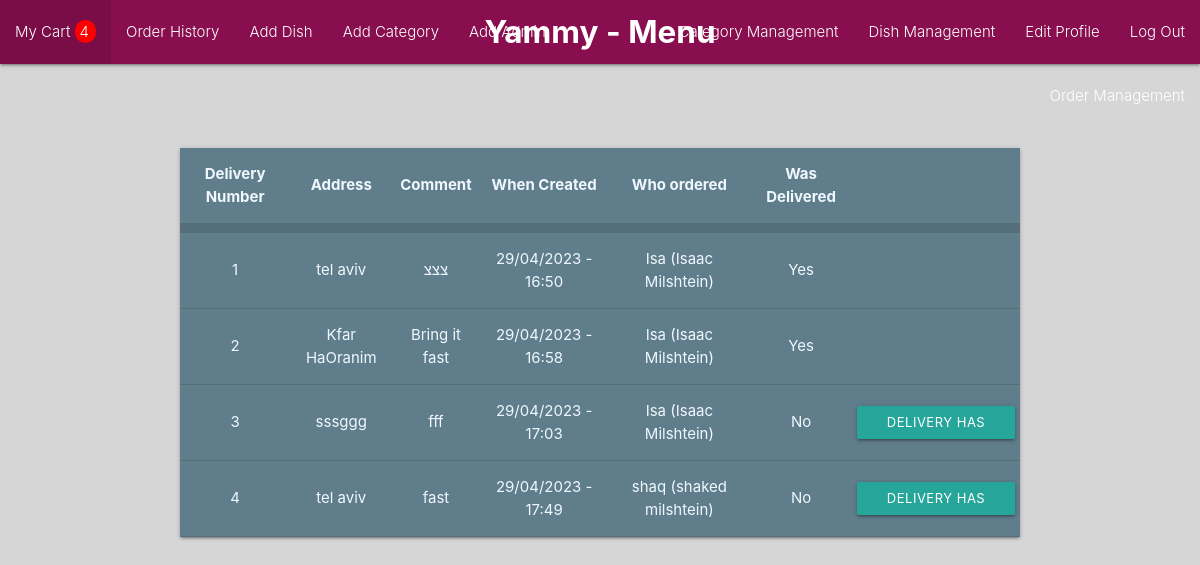
The app's page /order/management (signed in) with its own data.
### models/delivery.py (models this page shows)
class Delivery(db.Model):
    id = db.Column(db.Integer,primary_key=True)
    is_delivered = db.Column(db.Boolean,default=False)
    address = db.Column(db.String(200))
    comment = db.Column(db.Text)
    created = db.Column(db.DateTime)
    cart = db.relationship('Cart',backref='delivery',uselist=False)

### models/user.py (models this page shows)
class User(db.Model,UserMixin):
    id = db.Column(db.Integer,primary_key=True)
    username = db.Column(db.String(10),nullable=False,unique=True)
    password = db.Column(db.String(10),nullable=False)
    first_name = db.Column(db.String(20),nullable=False)
    last_name = db.Column(db.String(20),nullable=False)
    is_staff = db.Column(db.Boolean,nullable=False,default=False)
    email = db.Column(db.String(30))
    carts = db.relationship('Cart',backref='user')

### controllers/orders.py (the view)
@login_required
def order_management():
    deliveries = Delivery.query.all()
    return is_staff('orders/order_management.html',delivery=deliveries,len=len)

### auth.py (called while the page is built)
@login_manager.user_loader
def load_user(user_id):
    return User.query.get(int(user_id))

### utils.py (called while the page is built)
def is_staff(html,category=None,dish=None,delivery=None,form=None,users=None,len=None):
    if not current_user.is_staff:
        return redirect(url_for('dish.menu'))
    return render_template(html, category = category, dish = dish, delivery = delivery, form = form, len = len, users = users)

### templates/orders/order_management.html
{% extends 'layouts/admin_layout.html' %}
{% block content %}
<div class="container">
<div class="card">
<table style="color:aliceblue" class="centered blue-grey">
    <thead>
      <tr style="border-width: 10px;">
          <th>Delivery Number</th>
          <th>Address</th>
          <th>Comment</th>
          <th>When Created</th>
          <th>Who ordered</th>
          <th>Was Delivered</th>
          <th></th>
      </tr>
    </thead>
    {% for Delivery in delivery %}
    <tbody>
      <tr>
        <td>{{Delivery.id}}</td>
        <td>{{Delivery.address}}</td>
        <td>{% if len(Delivery.comment) > 20 %}
            <a class="waves-effect waves-light btn-small" href="{{url_for('order.see_comment',id=Delivery.id)}}" >See Comment</a>
            {% else %} {{Delivery.comment}} {% endif %}</td>
        <td>{{Delivery.created.strftime("%d/%m/%Y - %H:%M")}}</td>
        <td>{{Delivery.cart.user.username}} ({{Delivery.cart.user.first_name}}  {{Delivery.cart.user.last_name}})</td>
        <td>{% if Delivery.is_delivered == True %} Yes {% else %} No </td>
        <td><form action="{{url_for('order.change_delivery_status',id = Delivery.id)}}" method="POST">
            <button class="waves-effect waves-light btn-small" type="submit">Delivery has Arrived</button>
            </form>{% endif %}
        </td>
      </tr>
    </tbody>
    {% endfor %}
</table>
</div>
</div>
{% endblock %}

### records on screen
Delivery: id "1", address "tel aviv", comment "צצצ", created "29/04/2023 - 16:50", cart.user.username "Isa", cart.user.first_name "Isaac", cart.user.last_name "Milshtein", is_delivered "Yes"
Delivery: id "2", address "Kfar HaOranim", comment "Bring it fast", created "29/04/2023 - 16:58", cart.user.username "Isa", cart.user.first_name "Isaac", cart.user.last_name "Milshtein", is_delivered "Yes"
Delivery: id "3", address "sssggg", comment "fff", created "29/04/2023 - 17:03", cart.user.username "Isa", cart.user.first_name "Isaac", cart.user.last_name "Milshtein"
Delivery: id "4", address "tel aviv", comment "fast", created "29/04/2023 - 17:49", cart.user.username "shaq", cart.user.first_name "shaked", cart.user.last_name "milshtein"

### other values on screen
{{ len(current_user.carts[-1].dish_association) }} "4"
